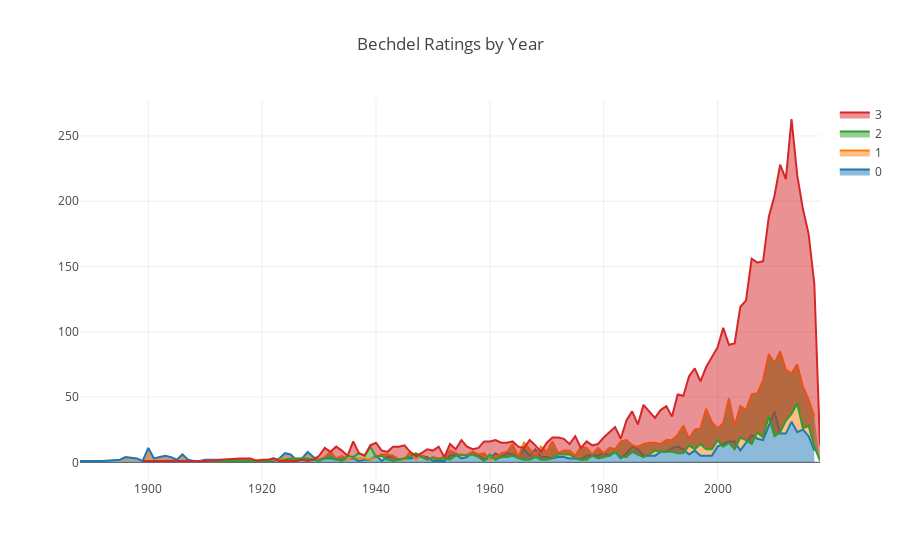

Notebook code cell kept with this figure:
### Markdown cell above
### Stacked area

### Code cell
# Create traces
trace0 = go.Scatter(
    x = rating_0_cnt.year,
    y = rating_0_cnt.cnt,
    mode = 'lines',
    name = '0',
    fill='tonexty'
)
trace1 = go.Scatter(
    x = rating_1_cnt.year,
    y = rating_1_cnt.cnt,
    mode = 'lines',
    name = '1',
    fill='tonexty'
)
trace2 = go.Scatter(
    x = rating_2_cnt.year,
    y = rating_2_cnt.cnt,
    mode = 'lines',
    name = '2',
    fill='tonexty'
)
trace3 = go.Scatter(
    x = rating_3_cnt.year,
    y = rating_3_cnt.cnt,
    mode = 'lines',
    name = '3',
    fill='tonexty'
)
data = [trace0, trace1, trace2, trace3]
layout = go.Layout(title='Bechdel Ratings by Year')
fig = go.Figure(data=data, layout=layout)

plotly.offline.iplot(fig)
